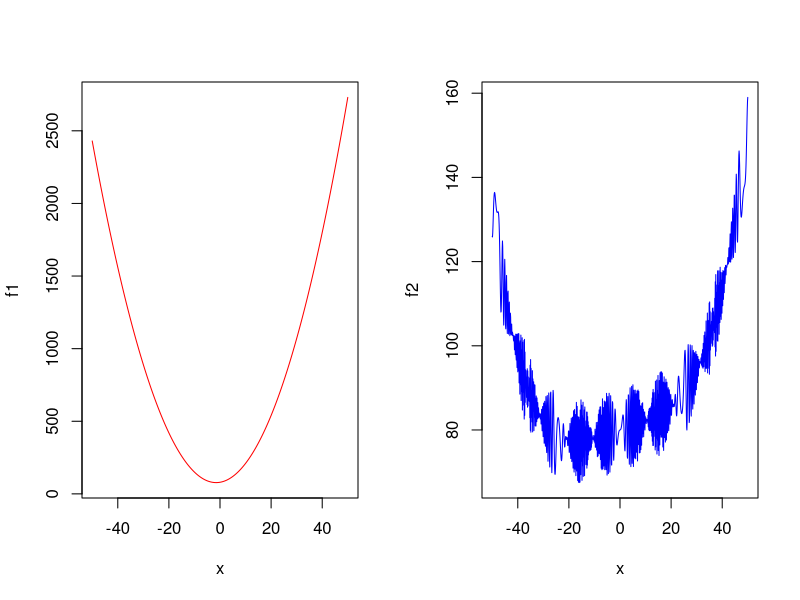

Generate this figure with R: (Note: this script raises an error after producing the figure.)
## ---- chunk 1
f1 <- function (x) 80 + x ^ 2 + 3 * x  
f2 <- function (x) 10 * sin(0.3 * x) * sin(1.3 * x ^ 2) + 0.00001 * x ^ 4 + 0.2 * x + 80  
par(mfrow = c(1, 2))
plot(f1, -50, 50, n = 1000, type = "l", col = "red")
plot(f2, -50, 50, n = 1000, type = "l", col = "blue")
## ---- chunk 2
x_eval <- seq(-50, 50, by = 0.01)
f1_eval <- f1(x_eval)
f2_eval <- f2(x_eval)
x_eval[which.min(f1_eval)]
x_eval[which.min(f2_eval)]
## ---- chunk 3
knitr::include_graphics("./Figures/golden.png")  
## ---- chunk 4
my_opti <- optimize(f2, interval = c(-50, 50))
plot(f2, -50, 50, n = 1000, type = "l", col = "blue")
points(my_opti$minimum, my_opti$objective, col = "red", pch = 16)
## ---- chunk 5
knitr::include_graphics("./Figures/gradient.png")  
## ---- chunk 6
my_opti_1 <- optim(0, f2, method = "Nelder-Mead")
my_opti_2 <- optim(0, f2, method = "BFGS")
my_opti_3 <- optim(0, f2, method = "CG")
my_opti_4 <- optim(0, f2, method = "L-BFGS-B")
my_opti_5 <- optim(0, f2, method = "SANN", control = list(maxit = 20000, temp = 20, parscale = 20))
par(oma = c(0, 0, 0, 0), mar = c(2, 2, 0, 0))
plot(f2, -20, 20, n = 10000, type = "l", col = "blue")
points(c(my_opti_1$par, my_opti_2$par, my_opti_3$par, my_opti_4$par, my_opti_5$par),
       c(my_opti_1$value, my_opti_2$value, my_opti_3$value, my_opti_4$value, my_opti_5$value),
       col = c("red", "orange", "blue", "yellow", "green"), pch = 16, cex = 2)
## ---- chunk 7
knitr::include_graphics("./Figures/optim_2d.png")  
## ---- chunk 8
library(lpSolve)
## ---- chunk 9
objective.in <- c(25, 20)
const.mat <- matrix(c(20, 12, 1/15, 1/15), nrow = 2, byrow = TRUE)
const.dir <- c("<=", "<=")
const.rhs <- c(1800, 8)
optimum <- lp(direction = "max", objective.in, const.mat, const.dir, const.rhs)
## ---- chunk 10
optimum$solution
optimum$objval
